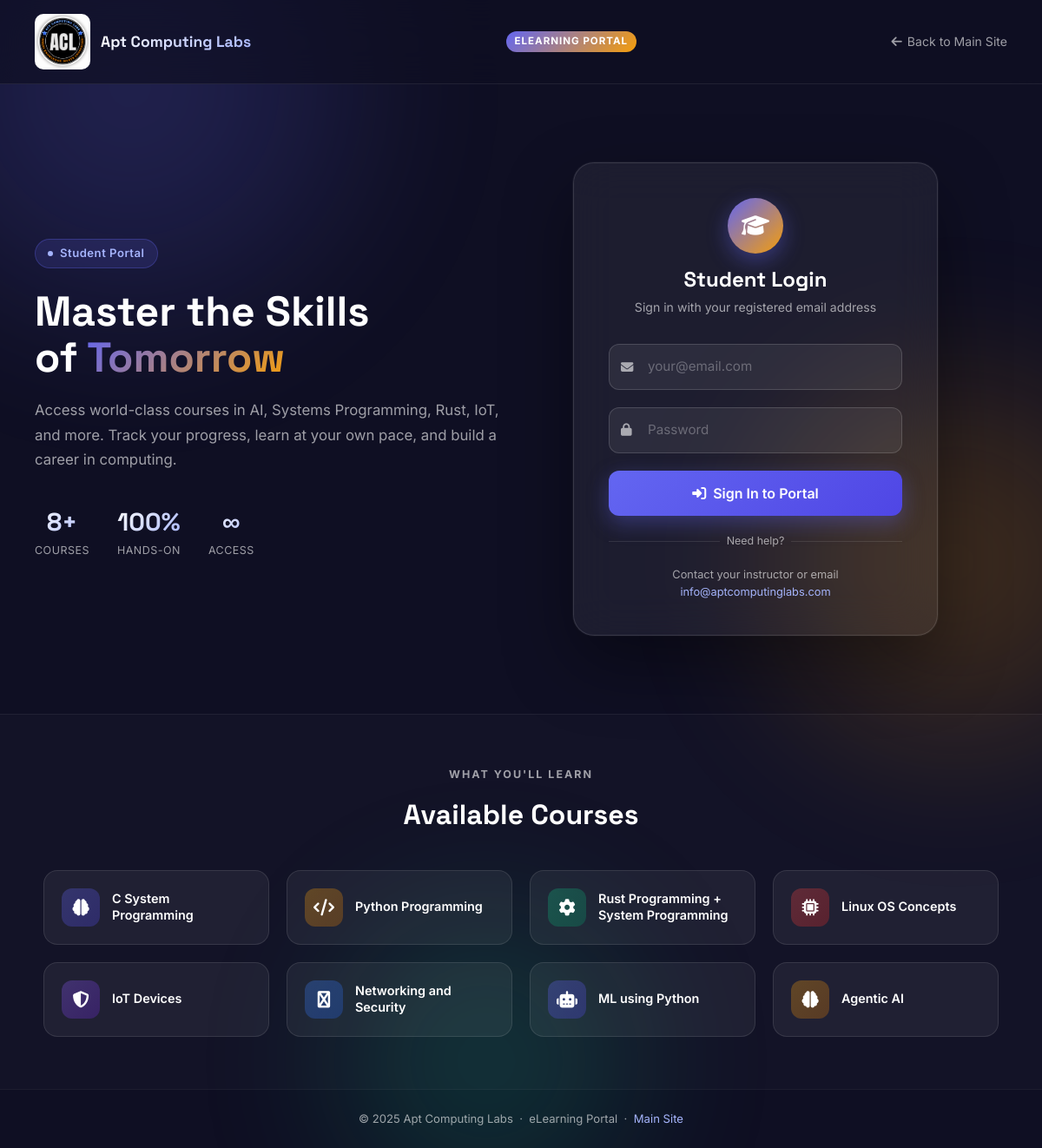
The page /elearning/ on the database its author committed.
### courses/models.py (models this page shows, shortened)
class Course(models.Model):
    title = models.CharField(max_length=200)
    slug = models.SlugField(max_length=200, unique=True)
    short_description = models.CharField(max_length=500, blank=True)
    description = models.TextField(blank=True)
    duration_weeks = models.PositiveIntegerField(default=0)
    duration_hours = models.PositiveIntegerField(default=0)
    skill_level = models.CharField(max_length=50, blank=True)
    technologies = models.CharField(max_length=200, blank=True, help_text="Comma separated list, e.g., 'Rust, Linux'")
    image = models.URLField(blank=True, null=True)

### elearning/views.py (the view)
# urls.py: path('', views.landing, name='landing'),
def landing(request):
    if request.user.is_authenticated and hasattr(request.user, 'student_profile'):
        return redirect('elearning:dashboard')
    courses = Course.objects.all()
    return render(request, 'elearning/landing.html', {'courses': courses})

### templates/elearning/landing.html (shortened to what this page needs)
<!DOCTYPE html>
<html lang="en">
<head>
    <link href="https://cdn.jsdelivr.net/npm/bootstrap@5.1.3/dist/css/bootstrap.min.css" rel="stylesheet">
    <link rel="stylesheet" href="https://cdnjs.cloudflare.com/ajax/libs/font-awesome/6.4.0/css/all.min.css">
    {% load static %}
</head>
<body>
<div class="bg-orbs">
    <div class="orb orb-1"></div>
    <div class="orb orb-2"></div>
    <div class="orb orb-3"></div>
</div>
<div class="topbar">
    <a href="{% url 'home' %}" class="topbar-brand">
        <img src="{% static 'img/ACL_Logo.png' %}" alt="ACL Logo">
        <span>Apt Computing Labs</span>
    </a>
    <span class="topbar-badge">eLearning Portal</span>
    <a href="{% url 'home' %}" class="back-link">
        <i class="fas fa-arrow-left"></i> Back to Main Site
    </a>
</div>
<section class="hero">
    <div class="hero-left">
        <div class="hero-eyebrow">
            <span class="dot"></span>
            Student Portal
        </div>
        <h1 class="hero-title">
            Master the Skills<br>
            of <span class="highlight">Tomorrow</span>
        </h1>
        <p class="hero-subtitle">
            Access world-class courses in AI, Systems Programming, Rust, IoT, and more.
            Track your progress, learn at your own pace, and build a career in computing.
        </p>
        <div class="stats-row">
            <div class="stat-item">
                <div class="val">{{ courses|length }}+</div>
                <div class="lbl">Courses</div>
            </div>
            <div class="stat-item">
                <div class="val">100%</div>
                <div class="lbl">Hands-On</div>
            </div>
            <div class="stat-item">
                <div class="val">∞</div>
                <div class="lbl">Access</div>
            </div>
        </div>
    </div>
    <div class="hero-right">
        <div class="login-card">
            <div class="login-card-header">
                <div class="icon-ring"><i class="fas fa-graduation-cap"></i></div>
                <h2>Student Login</h2>
                <p>Sign in with your registered email address</p>
            </div>
            <form method="POST" action="{% url 'elearning:login' %}" id="loginForm">
                <div class="form-floating-custom">
                    <i class="fas fa-envelope field-icon"></i>
                    <input
                        type="email"
                        name="email"
                        id="emailInput"
                        placeholder="your@email.com"
                        required
                        autocomplete="email"
                    >
                </div>
                <div class="form-floating-custom">
                    <i class="fas fa-lock field-icon"></i>
                    <input
                        type="password"
                        name="password"
                        id="passwordInput"
                        placeholder="Password"
                        required
                        autocomplete="current-password"
                    >
                </div>
                <button type="submit" class="btn-login" id="loginBtn">
                    <i class="fas fa-sign-in-alt"></i>
                    Sign In to Portal
                </button>
            </form>
            <div class="divider-text">Need help?</div>
            <div class="help-text">
                Contact your instructor or email
                <a href="mailto:info@aptcomputinglabs.com">info@aptcomputinglabs.com</a>
            </div>
        </div>
    </div>
</section>
{% if courses %}
<section class="courses-strip">
    <div class="section-label">What You'll Learn</div>
    <div class="section-title">Available Courses</div>
    <div class="courses-grid">
        {% for course in courses %}
        <div class="course-pill">
            <div class="course-pill-icon" style="background: linear-gradient(135deg,
                {% cycle 'rgba(99,102,241,0.3), rgba(79,70,229,0.3)' 'rgba(245,158,11,0.3), rgba(217,119,6,0.3)' 'rgba(16,185,129,0.3), rgba(5,150,105,0.3)' 'rgba(239,68,68,0.3), rgba(220,38,38,0.3)' 'rgba(139,92,246,0.3), rgba(109,40,217,0.3)' 'rgba(59,130,246,0.3), rgba(37,99,235,0.3)' %}
            );">
                <i class="fas {% cycle 'fa-brain' 'fa-code' 'fa-cog' 'fa-microchip' 'fa-shield-alt' 'fa-python' 'fa-robot' %}"></i>
            </div>
            <div class="course-pill-name">{{ course.title }}</div>
        </div>
        {% endfor %}
    </div>
</section>
{% endif %}
<div class="portal-footer">
    &copy; 2025 Apt Computing Labs &nbsp;·&nbsp; eLearning Portal &nbsp;·&nbsp;
    <a href="{% url 'home' %}" style="color: #a5b4fc; text-decoration: none;">Main Site</a>
</div>
</body>
</html>

### rows shown on the page
Course: title "C System Programming"
Course: title "Python Programming"
Course: title "Rust Programming + System Programming"
Course: title "Linux OS Concepts"
Course: title "IoT Devices"
Course: title "Networking and Security"
Course: title "ML using Python"
Course: title "Agentic AI"

### other values the page prints
{{ courses|length }} "8"
